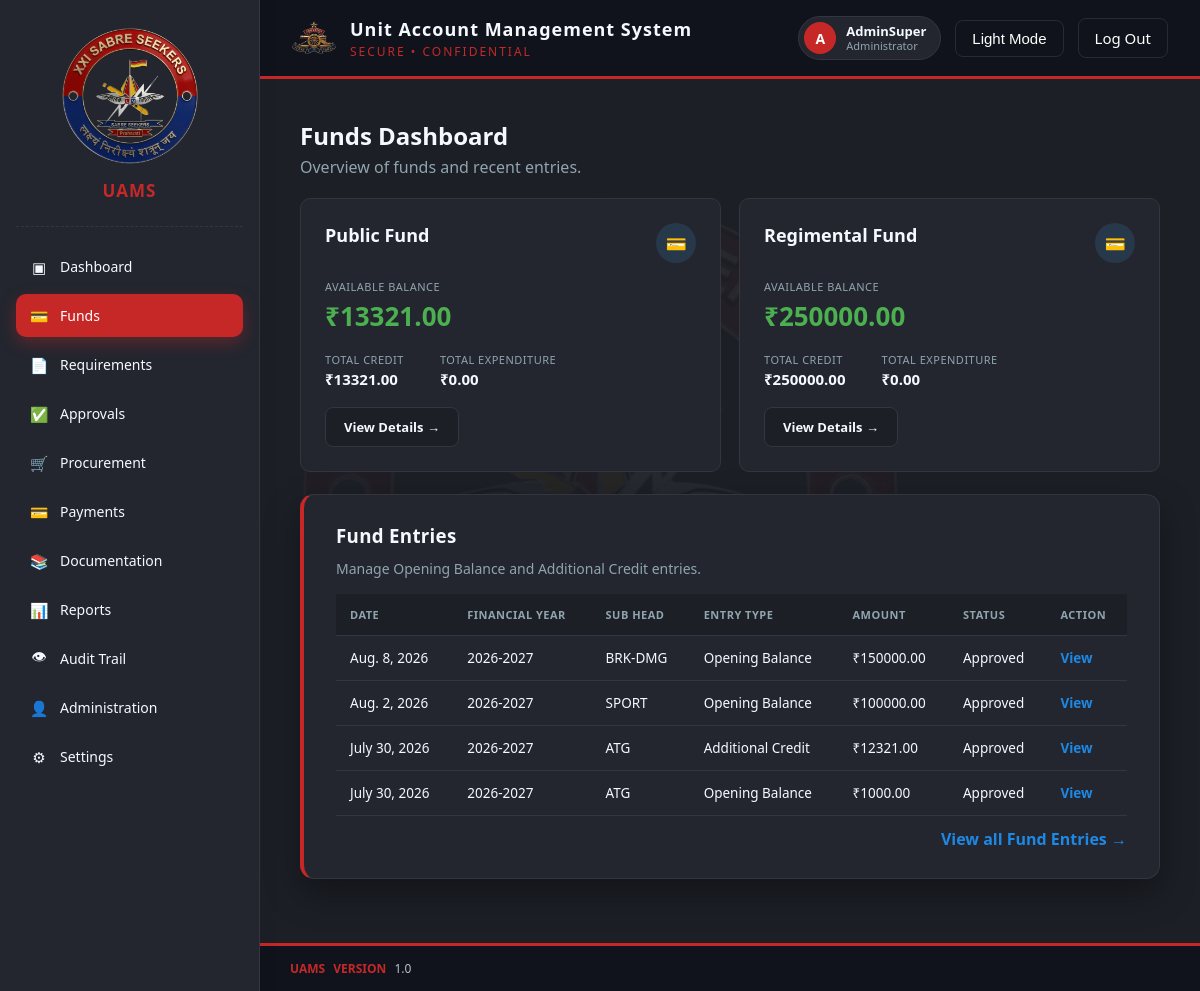
The page /finance/funds/ (signed in) on the database its author committed.
### authentication/models.py (models this page shows)
class User(AbstractUser):
    ROLE_CHOICES = [
        ('HEAD_CLERK', 'Head Clerk'),
        ('ACCOUNTS_CLERK', 'Accounts Clerk'),
        ('ACCOUNTS_JCO', 'Accounts JCO'),
        ('ACCOUNTS_OFFICER', 'Accounts Officer'),
        ('CFA', 'Competent Financial Authority (CFA)'),
        ('ADMINISTRATOR', 'Administrator'),
    ]
    STATUS_CHOICES = [
        ('ACTIVE', 'Active'),
        ('SUSPENDED', 'Suspended'),
        ('INACTIVE', 'Inactive'),
    ]
    id = models.UUIDField(primary_key=True, default=uuid.uuid4, editable=False)
    role = models.CharField(max_length=30, choices=ROLE_CHOICES, default='ACCOUNTS_CLERK')
    status = models.CharField(max_length=20, choices=STATUS_CHOICES, default='ACTIVE')
    class Meta:
        db_table = 'uams_users'

### masterdata/models.py (models this page shows, shortened)
class FundHead(CoreModel):
    name = models.CharField(max_length=150, unique=True)
    code = models.CharField(max_length=20, unique=True)
    is_active = models.BooleanField(default=True)
    class Meta:
        db_table = "md_fund_heads"
        ordering = ["name"]

class SubHead(CoreModel):
    fund_head = models.ForeignKey(
        FundHead, on_delete=models.PROTECT, related_name="sub_heads"
    )
    name = models.CharField(max_length=150)
    code = models.CharField(max_length=20)
    is_active = models.BooleanField(default=True)
    class Meta:
        db_table = "md_sub_heads"
        ordering = ["fund_head__name", "name"]
        unique_together = ("fund_head", "code")
        verbose_name_plural = "Sub Heads"

### finance/models.py (models this page shows, shortened)
class FundEntry(CoreModel):
    ENTRY_TYPE_CHOICES = [
        ("OPENING", "Opening Balance"),
        ("ADDITIONAL_CREDIT", "Additional Credit"),
    ]
    STATUS_CHOICES = [
        ("DRAFT", "Draft"),
        ("PENDING_CFA", "Pending CFA Approval"),
        ("APPROVED", "Approved"),
        ("RETURNED", "Returned for Correction"),
        ("REJECTED", "Rejected"),
        ("REVERSED", "Reversed"),
    ]
    financial_year = models.ForeignKey(
        FinancialYear,
        on_delete=models.PROTECT,
        related_name="fund_entries",
    )
    sub_head = models.ForeignKey(
        SubHead,
        on_delete=models.PROTECT,
        related_name="fund_entries",
    )
    entry_number = models.CharField(
        max_length=40,
        unique=True,
        editable=False,
        null=True,
        blank=True,
    )
    entry_type = models.CharField(
        max_length=25,
        choices=ENTRY_TYPE_CHOICES,
    )
    amount = models.DecimalField(
        max_digits=15,
        decimal_places=2,
        validators=[MinValueValidator(Decimal("0.01"))],
    )
    entry_date = models.DateField(
        default=timezone.localdate,
    )
    source = models.CharField(
        max_length=250,
        help_text=(
            "Example: Government grant, higher formation allocation, "
            "CSD profit or monthly cutting."
        ),
    )
    authority_number = models.CharField(
        max_length=100,
        blank=True,
        null=True,
    )
    authority_date = models.DateField(
        blank=True,
        null=True,
    )
    remarks = models.TextField(
        blank=True,
        null=True,
    )
    status = models.CharField(
        max_length=20,
        choices=STATUS_CHOICES,
        default="DRAFT",
    )
    cfa_remarks = models.TextField(
        blank=True,
        null=True,
    )
    cfa_acted_by = models.ForeignKey(
        settings.AUTH_USER_MODEL,
        on_delete=models.PROTECT,
        related_name="fund_entries_cfa_acted",
        blank=True,
        null=True,
    )
    cfa_acted_at = models.DateTimeField(
        blank=True,
        null=True,
    )
    class Meta:
        db_table = "fin_fund_entries"
        ordering = ["-entry_date", "-created_at"]
        verbose_name = "Fund Entry"
        verbose_name_plural = "Fund Entries"

class FinancialYear(CoreModel):
    name = models.CharField(
        max_length=9,
        unique=True,
        verbose_name="Financial Year",
        help_text="Example: 2026-27",
    )
    start_date = models.DateField()
    end_date = models.DateField()
    is_active = models.BooleanField(
        default=False,
        help_text="Only one financial year can remain active.",
    )
    is_closed = models.BooleanField(
        default=False,
        help_text="Closed financial years cannot accept new transactions.",
    )
    class Meta:
        db_table = "fin_financial_years"
        ordering = ["-start_date"]
        verbose_name = "Financial Year"
        verbose_name_plural = "Financial Years"
    def __str__(self):
        return self.name

### finance/views.py (the view)
@login_required
def fund_dashboard(request):
    role = getattr(request.user, "role", None)
    if role not in FUND_ROLES:
        raise PermissionDenied(
            "You are not authorised to access Funds."
        )
    fund_heads = []
    for fh in FundHead.objects.filter(is_active=True).order_by("name"):
        txns = FundTransaction.objects.filter(sub_head__fund_head=fh)
        summary = _balance_summary(txns)
        fund_heads.append({"fund_head": fh, **summary})
    if role == "ACCOUNTS_OFFICER":
        entries = FundEntry.objects.filter(
            created_by=request.user
        ).select_related(
            "financial_year", "sub_head", "sub_head__fund_head", "cfa_acted_by",
        )
    elif role == "CFA":
        entries = FundEntry.objects.filter(
            status="PENDING_CFA"
        ).select_related(
            "financial_year", "sub_head", "sub_head__fund_head", "created_by",
        )
    else:
        entries = FundEntry.objects.select_related(
            "financial_year", "sub_head", "sub_head__fund_head",
            "created_by", "cfa_acted_by",
        )
    context = {
        "fund_heads": fund_heads,
        "entries": entries[:10],
        "role": role,
    }
    return render(request, "finance/fund_dashboard.html", context)

### core_base/models.py (called while the page is built)
    def get_queryset(self):
        return super().get_queryset().filter(is_deleted=False)

### finance/views.py (called while the page is built)
def _balance_summary(transaction_qs):
    totals = transaction_qs.aggregate(
        total_credit=Coalesce(
            Sum("amount", filter=Q(transaction_type__in=CREDIT_TYPES)),
            ZERO,
        ),
        total_expenditure=Coalesce(
            Sum("amount", filter=Q(transaction_type="EXPENDITURE")),
            ZERO,
        ),
        total_debit=Coalesce(
            Sum("amount", filter=Q(transaction_type__in=DEBIT_TYPES)),
            ZERO,
        ),
    )
    totals["available_balance"] = (
        totals["total_credit"] - totals["total_debit"]
    )
    return totals

### templates/finance/fund_dashboard.html (shortened to what this page needs)
{% load static %}
<!DOCTYPE html>
<html lang="en">
<head>
  <link rel="stylesheet" href="{% static 'css/style.css' %}">
</head>
<body>
<div class="app-layout">
  {% include 'partials/sidebar.html' with active_nav='funds' %}
  <div class="main-content">
    {% include 'partials/header.html' with active_nav='funds' %}
    <div class="dashboard-shell">
      <div class="fd-page-head">
        <h2>Funds Dashboard</h2>
        <p>Overview of funds and recent entries.</p>
      </div>
      <div class="fd-fund-grid">
        {% for fh in fund_heads %}
          <div class="fd-fund-card">
            <div class="fd-fund-card-head">
              <h3>{{ fh.fund_head.name }}</h3>
              <div class="fd-fund-icon">&#128179;</div>
            </div>
            <div class="fd-balance-label">Available Balance</div>
            <div class="fd-balance-value">&#8377;{{ fh.available_balance|floatformat:2 }}</div>
            <div class="fd-mini-row">
              <div>
                <div class="fd-mini-label">Total Credit</div>
                <div class="fd-mini-value">&#8377;{{ fh.total_credit|floatformat:2 }}</div>
              </div>
              <div>
                <div class="fd-mini-label">Total Expenditure</div>
                <div class="fd-mini-value">&#8377;{{ fh.total_expenditure|floatformat:2 }}</div>
              </div>
            </div>
            <a href="{% url 'finance:fund-head-detail' fh.fund_head.pk %}" class="fd-view-btn">View Details &rarr;</a>
          </div>
        {% empty %}
          <div class="fd-fund-card">
            <p style="color:var(--text-secondary);">No active Fund Heads configured yet.</p>
          </div>
        {% endfor %}
      </div>
      <div class="card">
        <div class="fd-entries-head">
          <div>
            <h3>Fund Entries</h3>
            <p>Manage Opening Balance and Additional Credit entries.</p>
          </div>
        </div>
        <table class="fd-table">
          <thead>
            <tr>
              <th>Date</th>
              <th>Financial Year</th>
              <th>Sub Head</th>
              <th>Entry Type</th>
              <th>Amount</th>
              <th>Status</th>
              <th>Action</th>
            </tr>
          </thead>
          <tbody>
            {% for entry in entries %}
              <tr>
                <td>{{ entry.entry_date }}</td>
                <td>{{ entry.financial_year }}</td>
                <td>{{ entry.sub_head.code }}</td>
                <td>{{ entry.get_entry_type_display }}</td>
                <td>&#8377;{{ entry.amount }}</td>
                <td>{{ entry.get_status_display }}</td>
                <td><a href="{% url 'finance:fund-entry-detail' entry.pk %}" class="fd-view-link">View</a></td>
              </tr>
            {% empty %}
              <tr><td colspan="7" class="fd-empty">No Fund Entries found.</td></tr>
            {% endfor %}
          </tbody>
        </table>
        <div style="text-align:right; margin-top:12px;">
          <a href="{% url 'finance:fund-entry-list' %}" class="fd-view-link">View all Fund Entries &rarr;</a>
        </div>
      </div>
    </div>
    {% include 'partials/footer.html' %}
  </div>
</div>
</body>
</html>

### templates/partials/header.html
{% load static %}
<div class="topbar">
      <div class="brand">
        <img src="{% static 'images/main-logo.png' %}" alt="Unit Crest" class="brand-icon">
        <div>
          <h1>Unit Account Management System</h1>
           <p class="tagline">SECURE &bull; CONFIDENTIAL</p>
        </div>
      </div>
      <div class="topbar-right">
        <div class="profile-chip">
          <span class="profile-avatar">{{ user.username|slice:":1"|upper }}</span>
          <span class="profile-info">
            <span class="profile-name">{{ user.username }}</span>
            <span class="profile-role">{{ user.get_role_display }}</span>
          </span>
        </div>
        <button id="theme-toggle-btn" class="theme-toggle">Light Mode</button>
        <a href="{% url 'logout' %}" class="theme-toggle" style="text-decoration:none;">Log Out</a>
      </div>
    </div>

### rows shown on the page
User: username "A", username "AdminSuper", role "Administrator"
FundHead: fund_head.name "Public Fund", available_balance "13321.00", total_credit "13321.00", total_expenditure "0.00"
FundHead: fund_head.name "Regimental Fund", available_balance "250000.00", total_credit "250000.00", total_expenditure "0.00"
FundEntry: entry_date "Aug. 8, 2026", financial_year "2026-2027", sub_head.code "BRK-DMG", entry_type "Opening Balance", amount "150000.00", status "Approved"
FundEntry: entry_date "Aug. 2, 2026", financial_year "2026-2027", sub_head.code "SPORT", entry_type "Opening Balance", amount "100000.00", status "Approved"
FundEntry: entry_date "July 30, 2026", financial_year "2026-2027", sub_head.code "ATG", entry_type "Additional Credit", amount "12321.00", status "Approved"
FundEntry: entry_date "July 30, 2026", financial_year "2026-2027", sub_head.code "ATG", entry_type "Opening Balance", amount "1000.00", status "Approved"
